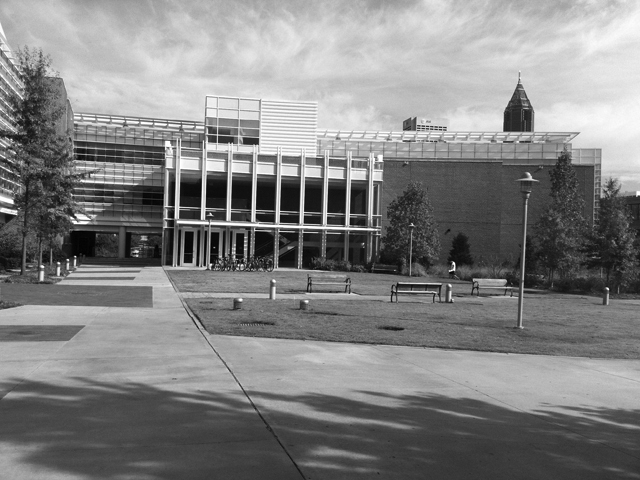
#> input picture content/images/simA.jpg, 640 x 480 px
$ jupyter execute LinearSystems1.ipynb   (shell and % lines are left out)
#> lines starting #> are read from the running program, lines starting #| are printed output that depends on the picture
- title: Linear Systems Pt.1 : Systems of Linear Equations and Deriving Linear Transformations
- date: 2019-11-18
- modified: 2019-11-18 00:00
- category: Applied_Mathematics
- tags: AppliedMathematics, LinearAlgebra, LinearSystems, LinearRegression
- slug: linear-systems-pt1
- summary: A brief introduction to systems of linear equations and linear algebra
- header_cover: images/mathematics-banner.jpg

Most of the time in engineering, we're focused on solving complex problems. But what *exactly* makes a problem "complex"? Is it that the complex problems involves a topic that the majority of others lack the fundamentals to understand? Probably not -- get a room full of domain experts and get them to figure out why the car won't start. But the average person can deduce that either the spark plug died, the engine's flooded, the tank's empty, the battery's dead, and/or the alternator kicked (among a myriad of other possible simple issues).

Is it that complex problems are really just a group of simple problems whose solutions need to work in tandem with one another? In my opinion, that's frequently the case: Going back to the car starting problem, each possible source of the problem *solves a unique problem*, but all of the solutions of those problems work together to get something as complex as an internal combustion engine to operate effectively.

Mathematics serves as a foundation to understand and manipulate the world around us. And the world is full of problems to be solved, so it stands to reason that mathematics provides a means to understand and manipulate problems. This is the spirit of **applied mathematics**: its focus is upon the application of reasoning and theory on tangible problems to increase our understanding of those problems, manipulate the problems into something more manageable (easier to solve), and ultimately provide the means to solve them. In a sense, this gives us the tools to solve any problem we can describe as a mathematical relationship.

To that end, complex problems are simply a group of mathematical relationships whose solutions must work with each other! When we have a group of interrelated mathematical relationships, we'll call this a **mathematical system**. In a sense, a **system** is any mechanism in which multiple parts work together to achieve a common goal, hence how the word is used in mathematics.

# Linear Equations
The simplest form of a mathematical relationship is **equation**; we're just stating that one side of the relationship is identical to the other. To make our lives easier, we're going to focus on a specific sort of equation: the **linear equation**: $a_1 \cdot x_1 + ... + a_n \cdot x_n = b = ax$ This has a few important properties that we'll make use of in a bit:

* *Invariant to Scaling*: $k \cdot (a_1 \cdot x_1 + ... + a_n \cdot x_n) = k \cdot b = k(ax)$ - This means that scaling/multiplying by a value $k$ on one side of the equation is equivalent to scaling/multiplying by that same value
* *Transative Property*: $k(ax) = (ka)x$ - This means that it doesn't matter if we compute $ax$ first or $ka$; we'll get the same result

When there is a **system of linear equations**, we're describing multiple equations that *should* have a relationship with each other (more on that in a moment). Let's consider a toy example that floats around on [/r/facepalm](https://www.reddit.com/r/facepalm/comments/9felss/go_back_to_school_guys/):

> When I was 6, my sister was half my age. Now I'm 70, how old is my sister?

We could describe it with the following system of equations:

$$
\begin{cases}
2x_1 = 6 \\
2x_1 + x_2 = 70
\end{cases}
$$

As simple as this is, just by reading the question, we know that 64 years elapsed since the first fact, and mentally we can say "Oh, well your sister was 3 years old when you were 6". And the system above looks a little complex given our mental reasoning. But what's really cool is that it shows that the reasoning has to be *consistent*:

$$
\text{Let } x_1 = 3, x_2 = 64 \text{ then } \\
\begin{cases}
2(3) = 6 \\
2(3) + 64 = 70
\end{cases}
$$

To make this convenient, an entire branch of algebra is dedicated to this, which is aptly named **linear algebra**. Given the above properties, we can describe this far more mathematically and introduce some nice operations:

$$
A = \begin{bmatrix} 2 & 0 \\ 2 & 1 \end{bmatrix} \\
x = \begin{bmatrix} x_1 \\ x_2 \end{bmatrix} \\
b = \begin{bmatrix} 6 \\ 70 \end{bmatrix} \\
Ax = b = \begin{bmatrix} 2 & 0 \\ 2 & 1 \end{bmatrix} \begin{bmatrix} x_1 \\ x_2 \end{bmatrix} = \begin{bmatrix} 6 \\ 70 \end{bmatrix}
$$

And we can use a technique from linear algebra to determine $x$ knowing only the values of $A$ and $b$: $x = A^{-1} b$. I won't go over how to invert $A$, but I do want to mention a few things regarding that:

- In order for a *solution* to exist for $x$, the system of equations must have the following properties:
  - **Linear Independence** - No pair of equations can be scaled versions of each other
  - **Consistency** - Each equation cannot pose a contradiction (e.g., doesn't result in things like 2=3); this can be thought of as two lines being parallel with each other

When those facts aren't true, the **transform matrix** $A$ will be *singular*, thus inverting it is synonymous with dividing by zero.

# Linear Transformations
As hinted earlier, we can treat the matrix $A$ as a transform: if we have values for $x$, we can come up with a new pair of values $b$, and come up with a different puzzle. For example, if we supply $x = [9, 42]$, then that means when you were 18, your sister was half your age, and today you're 60.

Let's look at a practical problem: we have two images of roughly the same object, but the camera moved a little bit between the two. This leaves a few effects comparing the images. Using the first image as the baseline, the second image *shifted* (because we moved across), *scaled* (because we moved towards the object), and *rotated* (because we don't have good balance).

[cell 1]
import numpy as np
import cv2
from matplotlib import pyplot as plt

simA = cv2.imread('../images/simA.jpg')
#> simA is the input picture: shape (480, 640, 3); min 0, max 255, mean 130.6
simB = cv2.imread('../images/simB.jpg')
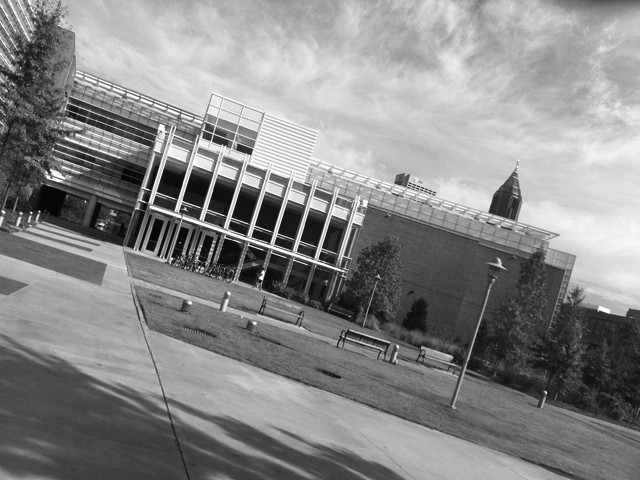
#> input picture content/images/simB.jpg, 640 x 480 px
#> simB is the input picture: shape (480, 640, 3); min 0, max 255, mean 136

f1, ax1 = plt.subplots(1,2, figsize=(17,7))
ax1[0].imshow(simA, cmap='gray')
ax1[0].axis('off')
ax1[1].imshow(simB, cmap='gray')
ax1[1].axis('off')
f1.suptitle('Similarity Transformed Frames')
plt.show();
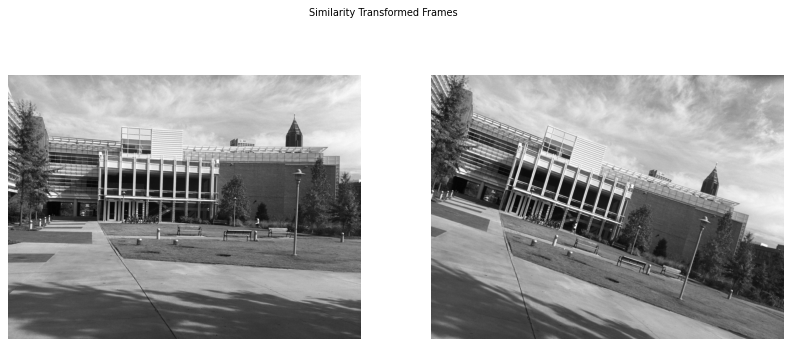
#> figure drawn by matplotlib, 2 panels

The above image pair is a bit of an extreme case of such a change. But speaking in terms of geometry, we say that the second image is a **similarity transform** of the first: Fundamentally, it's of the same thing, just warped consistently so that all of the angles and ratio of line lengths are the same.

The similarity transform is the *linear combination* of three separate transforms $S = S_s S_t S_r $:

* Scaling
$$
S_s = \alpha \begin{bmatrix} 1 & 0 \\ 0 & 1 \end{bmatrix}
$$

* Translation
$$
S_t = \begin{bmatrix} 1 & 0 & \Delta_u \\ 0 & 1 & \Delta_v \end{bmatrix}
$$

* Rotation
$$
S_r = \begin{bmatrix} \cos \theta & -\sin \theta \\ \sin \theta & \cos \theta \end{bmatrix}
$$

Interestingly, there's only four **degrees of freedom** in this transformation: $\alpha$, $\theta$, $\Delta_u$, and $\Delta_v$. We can therefore summarize the transform thusly:

$$
S = \begin{bmatrix} a & -b & c \\ b & a & d \end{bmatrix}
$$

So, for any pixel coordinate $(u,v)$, we can come up with a transformed coordinate $(u',v')$ using just the four values described. To facilitate this, we'll consider a *homogeonized* image coordinate $(u,v,1)$ so that we can transform a 3x1 vector into the 2x1 final coordinate. This is because translation by itself *is not a linear operation in 2D*! But, if we go to a higher-dimension, we can assume that the point is locked to a plane (hence the 1 as the last parameter of the vector), and make it a linear operation.

# Estimating the Transform
Having the transform is awesome. But that's not the problem we're attempting to solve here! Instead, all we have are some set of coordinates from the original image and the resulting points in the final. We really need to understand the transform because that can give us an understanding of how the camera moved in the scene.

[cell 2]
simFeats = cv2.imread('../images/simFeaturePoints.png')
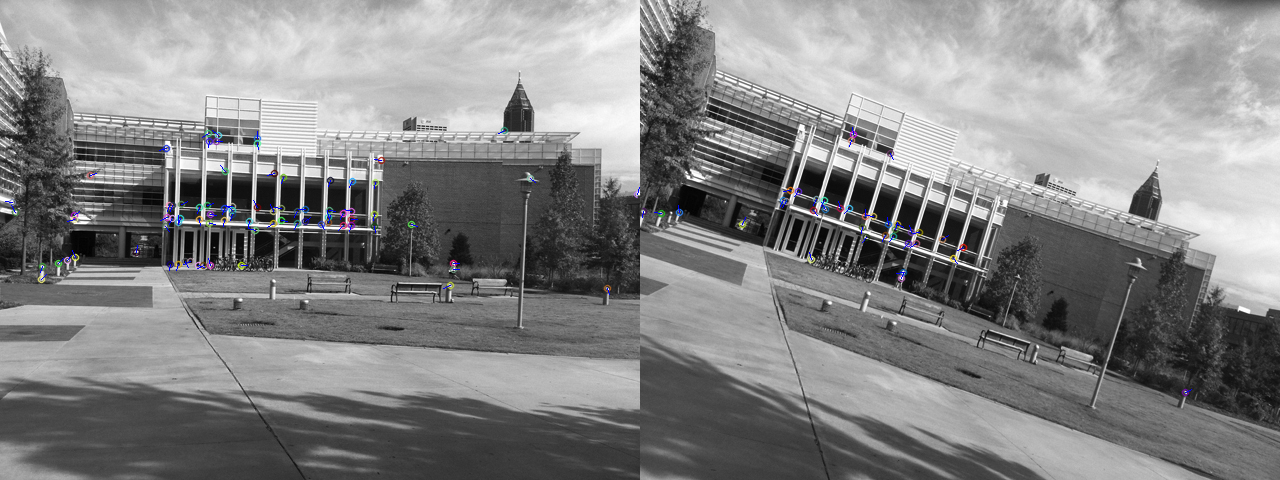
#> input picture content/images/simFeaturePoints.png, 1280 x 480 px
#> simFeats is the input picture: shape (480, 1280, 3); mean B, G, R 133.5, 133.2, 133.2

plt.figure(figsize=(17,7))
plt.imshow(simFeats)
plt.axis('off')
plt.title('Similarity Images with Feature Points')
plt.show();
